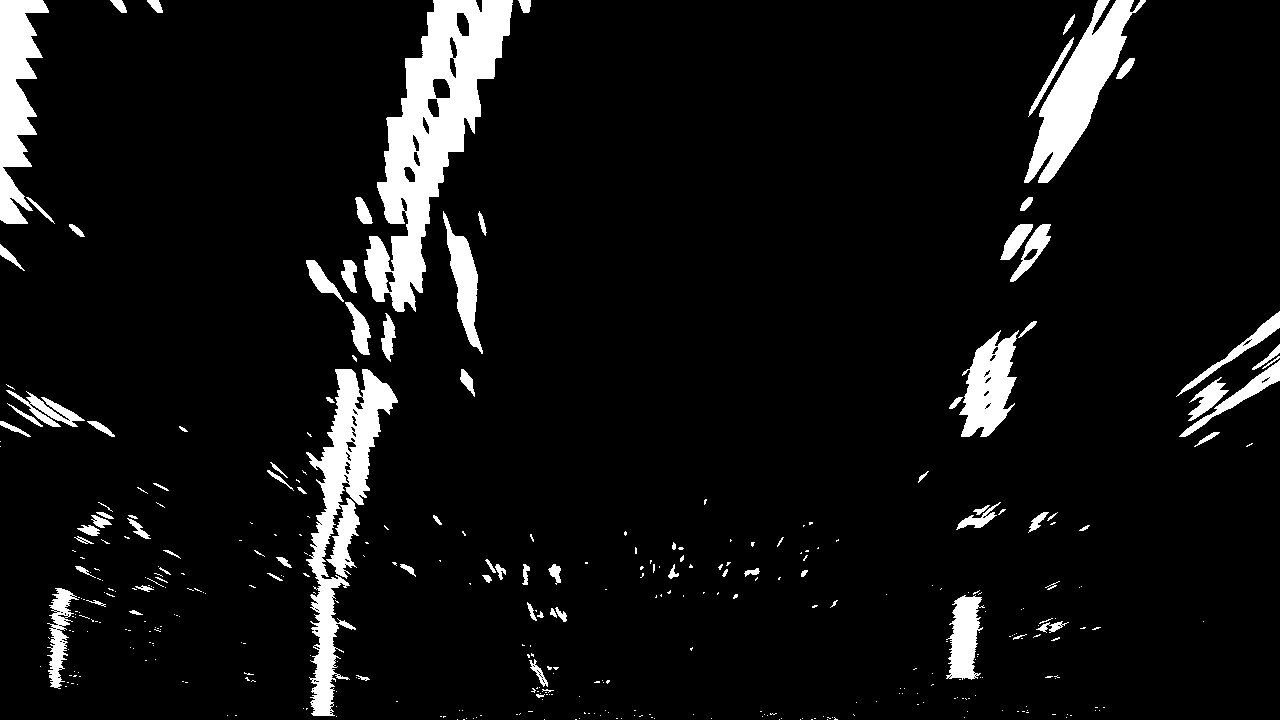
#> input picture sdc_eng/advanced_cv/warped-example.jpg, 1280 x 720 px
$ python histogram_peaks.py
#> lines starting #> are read from the running program, lines starting #| are printed output that depends on the picture
import numpy as np
import matplotlib.pyplot as plt
import matplotlib.image as mpimg

image = mpimg.imread("warped-example.jpg") / 255
#> image: shape (720, 1280) float64; min 0, max 1, mean 0.0726

def hist(image):

    #print(image.shape)
    # plt.imshow(image, cmap = "gray")
    # plt.show()

    height = image.shape[0]
#> height = 720
    width = image.shape[1]
#> width = 1280

    bottom_half = image[height // 2:,:]
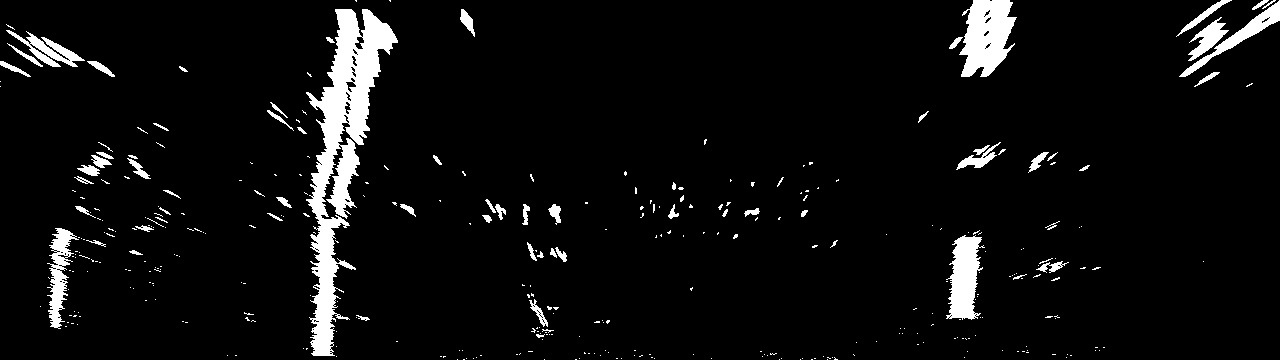
#> bottom_half: shape (360, 1280) float64; min 0, max 1, mean 0.0563

    # [9 lines of commented-out code are left out]

    histogram = np.sum(bottom_half, axis = 0)
#> histogram = 1280 values, max 244.9 at index 327, min 0 at index 208, mean 20.28

    return histogram


if __name__ == "__main__":
    histogram = hist(image)

    plt.plot(histogram)
    plt.xlabel("Pixel position")
    plt.ylabel("Counts")
    plt.show()
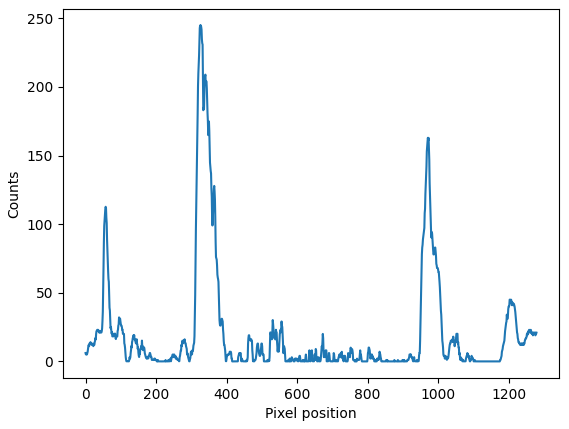
#> figure drawn by matplotlib, 1 panel; curve peaks at x = 327, y = 244.9
